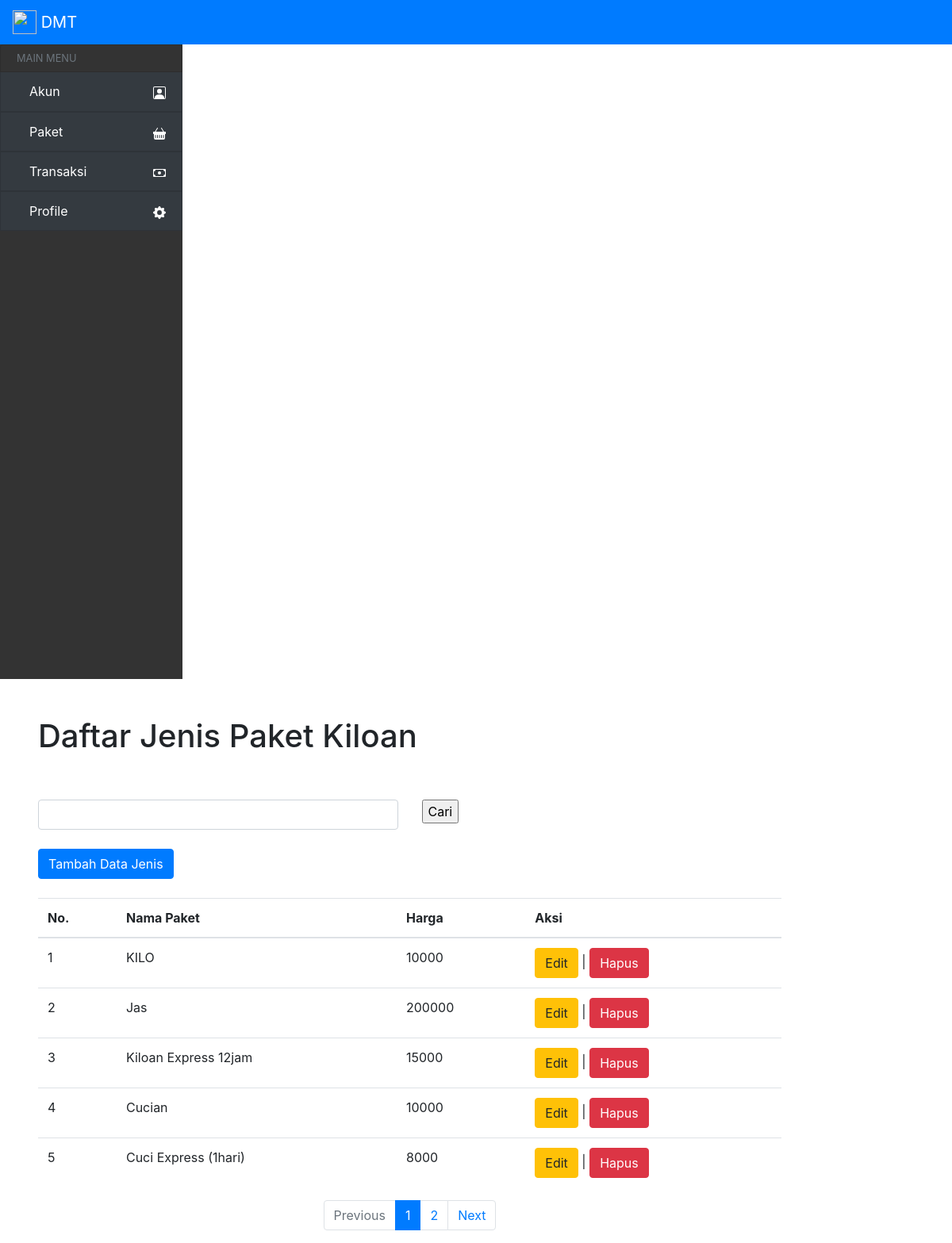
/admin/v_jenis_kg.php, run on the app's committed database.
### tables this page shows
CREATE TABLE `paket` (
  `kode_jenis` int(11) NOT NULL,
  `nama_jenis` varchar(25) NOT NULL,
  `satuan` varchar(20) NOT NULL,
  `harga_jenis` int(20) NOT NULL
);

### admin/v_jenis_kg.php (the view, shortened to what this page needs)
<?php session_start();
include('../config/koneksi.php');?>
<?php include_once('../layout/kepala.php');
?>
<div class="pl-5 col-10">
	<div class="enter-admin">
		<h1 class="pt-5 pb-5">Daftar Jenis Paket Kiloan</h1>
			<form action="POST" action="v_jenis.php">
				<div class="row">
					<div class="col">
						<input class="form-control" type="text" name="kata">
					</div>
					<div class="col">
						<input type="submit" clas name="cari" value="Cari">
					</div>
				</div>
			</form>
			<br>
			<button type="button" class="btn btn-primary" data-toggle="modal" data-target="#exampleModal">
				Tambah Data Jenis
			</button>
			<br><br>
		<table class="table">
			<thead>
				<tr>
					<th scope="col">No.</th>
					<th scope="col">Nama Paket</th>
					<th scope="col">Harga</th>
					<th scope="col">Aksi</th>
				</tr>
			</thead>
			<tbody>
<?php
	$sql1 = "SELECT * FROM paket WHERE satuan = 'kg'";
	$hasil = mysqli_query($koneksi,$sql1);
	$jumlahDataPerHalaman = 5;
	$jumlahData = mysqli_num_rows($hasil);
	$jumlahHalaman = ceil($jumlahData/$jumlahDataPerHalaman);
	$halamanAktif = ( isset($_GET['page']) ) ? $_GET['page'] : 1;
	$awalData = ($jumlahDataPerHalaman * $halamanAktif) - $jumlahDataPerHalaman;
if (isset($_POST['cari']))
{
	$kata=$_POST['kata'];
    $sql="SELECT kode_jenis,nama_jenis,harga_jenis FROM paket WHERE satuan = 'kg' and nama like '%$kata%'OR harga  LIMIT $awalData,$jumlahDataPerHalaman";
}
else
	$sql="SELECT kode_jenis,nama_jenis,harga_jenis,satuan FROM paket WHERE satuan = 'kg' order by kode_jenis DESC LIMIT $awalData,$jumlahDataPerHalaman";
$query=mysqli_query($koneksi,$sql);
$no=1;
while($baris=mysqli_fetch_array($query))
{
	echo "<tr>";
	echo "<td>".$no."</td>";
	echo "<td>".$baris[1]."</td>";
	echo "<td>".$baris[2]."</td>";
	?>
	<td><a class='btn btn-warning' id="tombolUbah" type="button" data-target="#exampleModal1" data-toggle="modal" data-kode="<?=$baris[0]?>"
																								  data-nama="<?=$baris[1]?>"
																								  data-harga="<?=$baris[2]?>"
																								  data-satuan="<?=$baris[3]?>"
		>Edit</a> |
		<a class='btn btn-danger tombol-hapus' href='delete_jenis.php?id=<?=$baris[0]?>'>Hapus</a>
	</td>
		<?php
	$no++;
}
?>
</tbody>
</table>
<nav aria-label="Page navigation example">
  <ul class="pagination justify-content-center">
		<?php  if($halamanAktif > 1) : ?>
			<li class="page-item ">
	  		<a class="page-link" href="?page=<?=$halamanAktif - 1 ?>" tabindex="-1" aria-disabled="true">Previous</a>
		  <?php else : ?>
			<li class="page-item disabled ">
			<a class="page-link" href="" tabindex="-1" aria-disabled="true">Previous</a>
		<?php endif;?>
	</li>
	<?php for ($i=1; $i <= $jumlahHalaman ; $i++) : ?>
		<?php if($i == $halamanAktif) : ?>
			<li class="page-item active" aria-current="page">
      			<a class="page-link" href="?page=<?=$i?>"><?= $i ?></a>
    		</li>
		<?php else : ?>
			<li class="page-item"><a class="page-link" href="?page=<?=$i?>"><?= $i;?></a></li>
		<?php endif;?>
	<?php endfor;?>
	<?php  if($halamanAktif < $jumlahHalaman ) : ?>
    <li class="page-item">
      <a class="page-link" href="?page=<?=$halamanAktif + 1 ?>">Next</a>
	</li>
	<?php else : ?>
    		<li class="page-item disabled">
      			<a class="page-link" href="#">Next</a>
			</li>
	<?php endif; ?>
  </ul>
</nav>
</div>
</div>
<?php include_once('../layout/kaki.php') ?>

### data on the page
paket: nama_jenis "KILO", harga_jenis "10000"
paket: nama_jenis "Jas", harga_jenis "200000"
paket: nama_jenis "Kiloan Express 12jam", harga_jenis "15000"
paket: nama_jenis "Cucian", harga_jenis "10000"
paket: nama_jenis "Cuci Express (1hari)", harga_jenis "8000"
